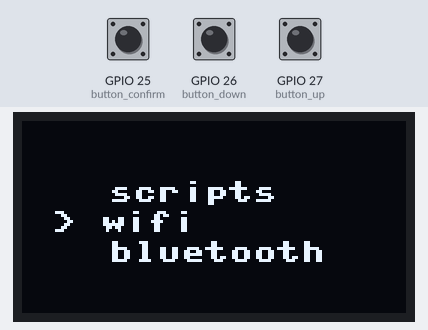
Simulated run of this program. Board: ESP32 board running MicroPython. On the bench: 128×64 one-colour display. The inputs (shaded band) are chosen by the test bench; at power-on: GPIO 26 (button_down) HIGH, GPIO 27 (button_up) HIGH, GPIO 25 (button_confirm) HIGH. Library files of the repository ran but are not shown: sh1106.py; what the program prints to the serial console is not drawn.

Above: at 1.2 s.
1.3 s: GPIO 26 (button_down) pulled LOW for 1 s
At 1.54 s:
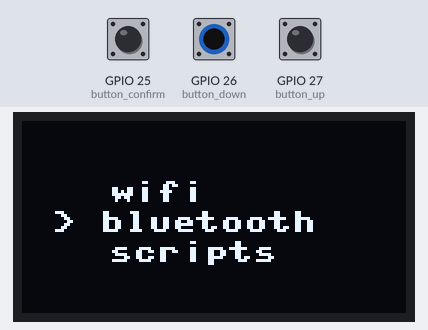
3.8 s: GPIO 27 (button_up) pulled LOW for 1 s
At 5.8 s:
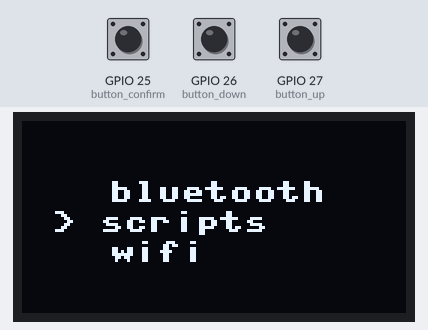
6.3 s: GPIO 27 (button_up) pulled LOW for 0.15 s
At 7.5 s:
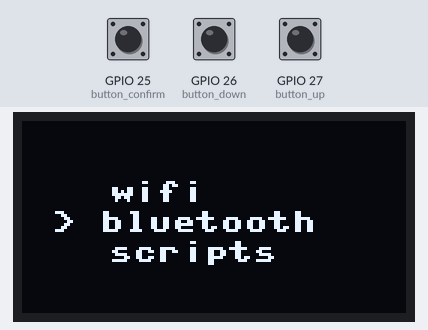
7.9 s: GPIO 27 (button_up) pulled LOW for 3.2 s
At 12.3 s:
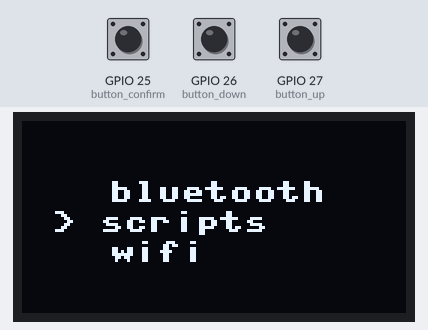
Timing chart, 0 to 13.6 s (numbered marks = the images above; inputs shaded):
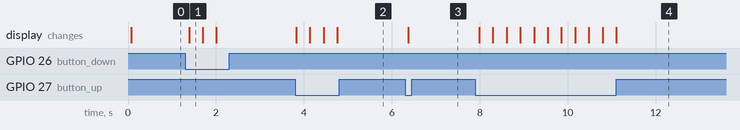

The program:

menu.py
```python
print("Main.py Executed")

import time
import sys

# Hardware-specific imports (adjust as needed)
from machine import Pin
sys.path.append("/sd")
import init
from init import oled, button_up, button_down, button_confirm


#---------------------------
# option add / edit
#---------------------------


options = [1, 2, 3]

option_names = {
    1: 'scripts',
    2: 'wifi',
    3: 'bluetooth',

}

def scripts_run():
    with open("sd/options/scripts/main.py") as f:
        code = f.read()
    exec(code)

def wifi_run():
    with open("sd/options/wifi/main.py") as f:
        code = f.read()
    exec(code)

def bluetooth_run():
    with open("sd/options/bluetooth/main.py") as f:
        code = f.read()
    exec(code)


option_functions = {
    1: scripts_run,
    2: wifi_run,
    3: bluetooth_run,

}

#---------------------------
# menu
#---------------------------


current_index = 1 # start at option 2

def wrap_index(index, length):
    return (index + length) % length

def update_display():
    num_options = len(options)

    first_option = options[wrap_index(current_index - 1, num_options)]
    curr_option = options[current_index]
    third_option = options[wrap_index(current_index + 1, num_options)]

    oled.fill(0)
    oled.text("   " + option_names[first_option], 5, 20)
    oled.text("> " + option_names[curr_option] + "", 10, 30)  # highlight current
    oled.text("   " + option_names[third_option], 5, 40)
    oled.show()


#---------------------------
# file exec
#---------------------------


def check_buttons():
    global current_index

    if button_down.value() == 0:
        current_index = wrap_index(current_index + 1, len(options))
        update_display()
        time.sleep(0.2)

    elif button_up.value() == 0:
        current_index = wrap_index(current_index - 1, len(options))
        update_display()
        time.sleep(0.2)

    elif button_confirm.value() == 0:
        selected_option = options[current_index]
        time.sleep(0.2)
        option_functions[selected_option]()  # call function
        update_display()

# Initial display
update_display()

#---------------------------
# START
#---------------------------


while True:
    check_buttons()
    time.sleep(0.1)
```

init.py
```python
from machine import Pin, SPI
import sys

sys.path.append("/sd/lib/")
import sh1106


# ---------------------------------------------------------------
# Initialize OLED Display (SH1106)
# ---------------------------------------------------------------

spi = SPI(1, baudrate=1000000, polarity=0, phase=0,
          sck=Pin(18), mosi=Pin(23))
dc = Pin(21)
res = Pin(19)
cs = Pin(22)

oled = sh1106.SH1106_SPI(128, 64, spi, dc, res, cs)


# ---------------------------------------------------------------
# Initialize Buttons
# ---------------------------------------------------------------

button_up = Pin(27, Pin.IN, Pin.PULL_UP)
button_confirm = Pin(25, Pin.IN, Pin.PULL_UP)
button_down = Pin(26, Pin.IN, Pin.PULL_UP)
```

Measured:
- after the input at 1.3 s, the display: changes after 0.09 s (image 1)
- after the input at 3.8 s, the display: changes at once (image 2)
- after the input at 6.3 s, the display: changes after 0.07 s (image 3)
- after the input at 7.9 s, the display: first changes after 0.09 s (image 4 shows a later state)
